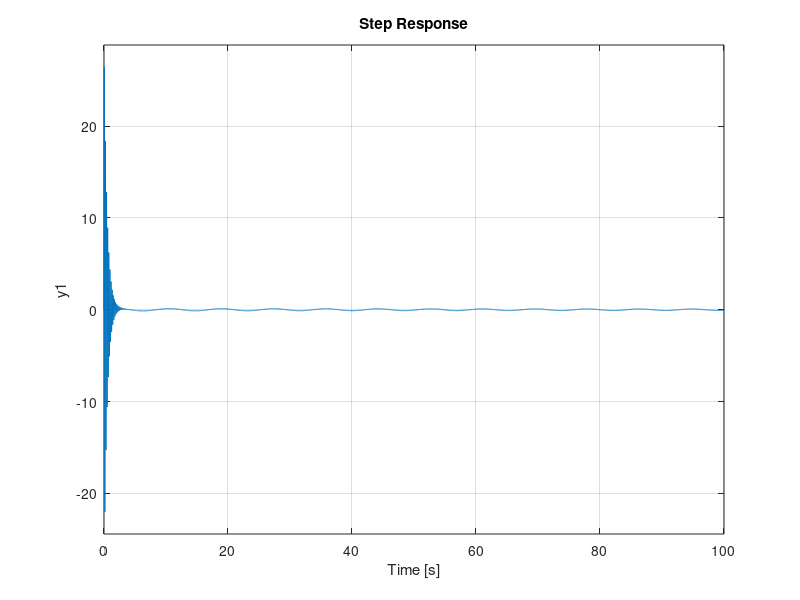

This chart was generated by the following MATLAB code:
%Sistema de suspension vehicular simplificado
clear
close all
clc

%parametros
b=40;
k1=10000;
k2=2000;
m1=10;
m2=3000;

h=tf(k1*[m2 b k2 0],[m1*m2 m1*b+m2*b m1*k2+m2*k2+m2*k1 b*k1 k1*k2]);

[p z]=pzmap(h)

step(h)